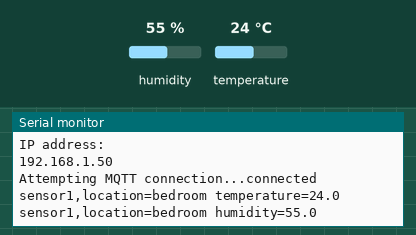
This sketch was run on a simulated ESP8266 (NodeMCU). On the bench: the last lines printed to the serial monitor. The inputs (shaded band) are chosen by the test bench; at power-on: humidity 55 %, temperature 24 °C. WiFi joins after 1.5 s; servers stay silent unless stated; random numbers use the default seed unless the sketch sets one; no MQTT or app messages arrive unless stated.

Above: at 2.7 s.
2.8 s: humidity set to 22 %
At 8.0 s:
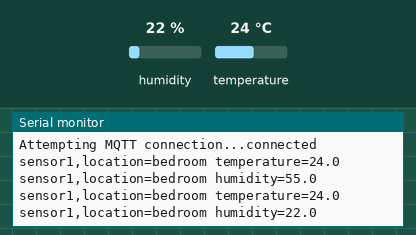
8.8 s: temperature set to 12 °C
At 12.2 s:
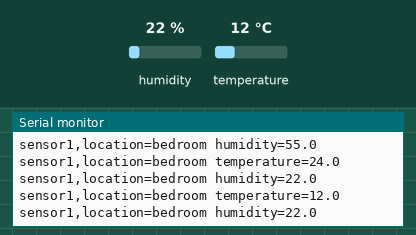
14.8 s: humidity set to 40 %
At 17.6 s:
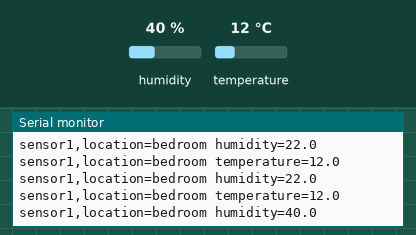
Timing chart, 0 to 19.1 s (numbered marks = the images above; inputs shaded):
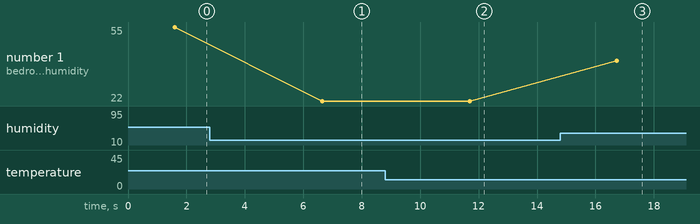

Measured:
- after the input at 2.8 s, the serial monitor: prints a new line after 3.8 s (image 1)
- after the input at 8.8 s, the serial monitor: prints a new line after 2.9 s (image 2)
- after the input at 14.8 s, the serial monitor: prints a new line after 1.9 s (image 3)
- plotted number 1: 55 → 22 after the input at 2.8 s, 22 → 40 after the input at 14.8 s

The sketch:

esp8266_DHT11_mqtt.ino
```cpp
#include <ESP8266WiFi.h>
#include <PubSubClient.h>
#include "DHT.h"

// Network information
const char* ssid = "";
const char* password = "";
const char* mqtt_server = "";//ip

//Sensor config(pin2, dht11)
#define DHTPIN 2
#define DHTTYPE DHT11
DHT dht(DHTPIN, DHTTYPE);
const char* sensor_id = "1234567890";
float temp;
float humid;

WiFiClient espClient;
PubSubClient client(espClient);

// Char variables for holding mqtt messages
#define MSG_BUFFER_SIZE  (100)
char temp_msg[MSG_BUFFER_SIZE];
char hum_msg[MSG_BUFFER_SIZE];

// Connecting to the WIFI network
void setup_wifi() {
  delay(10);

  Serial.println();
  Serial.print("Connecting to ");
  Serial.println(ssid);

  WiFi.mode(WIFI_STA);
  WiFi.begin(ssid, password);

  while (WiFi.status() != WL_CONNECTED) {
    delay(500);
    Serial.print(".");
  }

  randomSeed(micros());

  Serial.println("");
  Serial.println("WiFi connected");
  Serial.println("IP address: ");
  Serial.println(WiFi.localIP());
}

void reconnect() {
  // Loop until we're reconnected
  while (!client.connected()) {
    Serial.print("Attempting MQTT connection...");
    // Create a random client ID
    String clientId = "ESP8266Client-";
    clientId += String(random(0xffff), HEX);
    // Attempt to connect
    if (client.connect(clientId.c_str(), "mqtt", "")) {
      Serial.println("connected");
      // Once connected, publish an announcement...
      client.publish("outTopic", "hello world");
      // ... and resubscribe
      client.subscribe("inTopic");
    } else {
      Serial.print("failed, rc=");
      Serial.print(client.state());
      Serial.println(" try again in 5 seconds");
      // Wait 5 seconds before retrying
      delay(5000);
    }
  }
}

void setup() {
  Serial.begin(9600);

  setup_wifi();

  client.setServer(mqtt_server, 1883);

  dht.begin();

}

void loop() {
  // Connect to the mqtt client
  if (!client.connected()) {
    reconnect();
  }
  client.loop();

  // Get the current object temperature and hmidity of the sensor
  temp = dht.readTemperature();
  humid = dht.readHumidity();

  // Create the temperature message that will be send using mqtt
  String temperature = String("sensor1,location=bedroom temperature="+String(temp));
  temperature.toCharArray(temp_msg, temperature.length());
  Serial.println(temp_msg);

  // Create the humidity message that will be send using mqtt
  String humidity = String("sensor1,location=bedroom humidity="+String(humid));
  humidity.toCharArray(hum_msg, humidity.length());
  Serial.println(hum_msg);

  // Send the messages to the sensors topic
  client.publish("sensors", temp_msg);
  client.publish("sensors", hum_msg);

  delay(5000);
}
```
